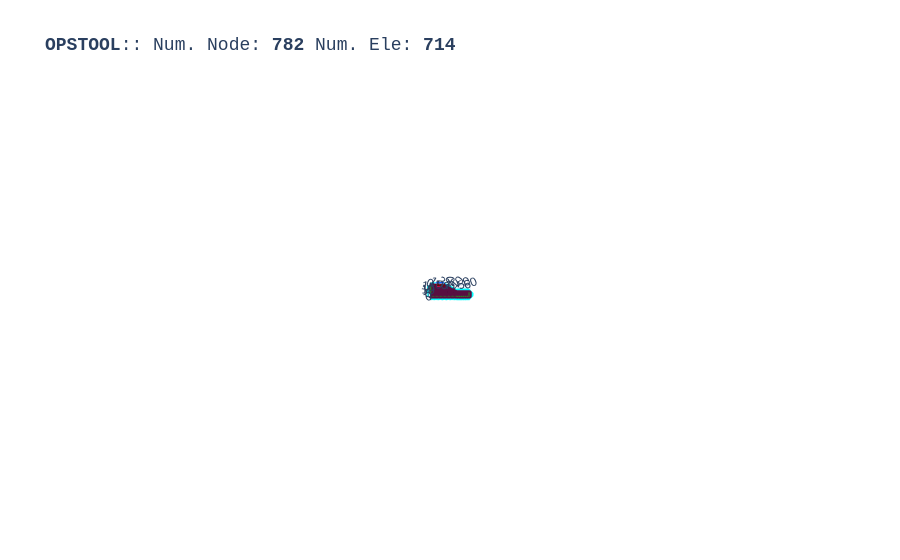

This figure's notebook cell:
### Code cell
ops.wipeAnalysis()
ops.setTime(0.0)
 
ops.timeSeries("Linear", 1)
ops.pattern("Plain", 1, 1)
for bb in BEAMs:
    opst.pre.transform_beam_uniform_load(bb, wy=-75.0)

opst.vis.plotly.plot_model(show_node_numbering=False, show_ele_numbering=False, show_nodal_loads = True, show_ele_loads=True)

### Figure 1 — Plotly figure (JSON) as saved in the notebook; plotly's stock layout.template omitted (floating-point values rounded to 4 significant figures; data arrays with more than 128 entries replaced by an {"elided": "..."} marker saying what was removed)
{"data": [{"color": "#00FFFF", "hoverinfo": "skip", "i": {"elided": "1406 int values"}, "j": {"elided": "1406 int values"}, "k": {"elided": "1406 int values"}, "name": "FourNodeQuadUP", "opacity": 1, "type": "mesh3d", "x": {"elided": "2812 float values"}, "y": {"elided": "2812 float values"}, "z": {"elided": "2812 float values"}}, {"connectgaps": false, "hoverinfo": "skip", "line": {"color": "black", "width": 1}, "mode": "lines", "name": "Edge", "type": "scatter3d", "x": {"elided": "4218 float values"}, "y": {"elided": "4218 float values"}, "z": {"elided": "4218 float values"}}, {"connectgaps": false, "hoverinfo": "skip", "line": {"color": "#0652ff", "width": 5}, "mode": "lines", "name": "DispBeamColumn2d", "type": "scatter3d", "x": [20.0, 18.95, NaN, 18.95, 17.9, NaN, 17.9, 16.84, NaN, 16.84, 15.79, NaN, 15.79, 14.74, NaN, 14.74, 13.69, NaN, 13.69, 12.64, NaN, 12.64, 11.59, NaN, 11.59, 10.53, NaN, 10.53, 9.482, NaN, 9.482, 8.43, NaN], "y": [15.0, 15.0, NaN, 15.0, 15.0, NaN, 15.0, 15.0, NaN, 15.0, 15.0, NaN, 15.0, 15.0, NaN, 15.0, 15.0, NaN, 15.0, 15.0, NaN, 15.0, 15.0, NaN, 15.0, 15.0, NaN, 15.0, 15.0, NaN, 15.0, 15.0, NaN], "z": [0.0, 0.0, NaN, 0.0, 0.0, NaN, 0.0, 0.0, NaN, 0.0, 0.0, NaN, 0.0, 0.0, NaN, 0.0, 0.0, NaN, 0.0, 0.0, NaN, 0.0, 0.0, NaN, 0.0, 0.0, NaN, 0.0, 0.0, NaN, 0.0, 0.0, NaN]}, {"customdata": {"elided": "703 str values"}, "hovertemplate": "%{customdata}", "marker": {"color": "#00FFFF", "size": 3, "symbol": "diamond-open"}, "mode": "markers", "name": "FourNodeQuadUP", "type": "scatter3d", "x": {"elided": "703 float values"}, "y": {"elided": "703 float values"}, "z": {"elided": "703 float values"}}, {"customdata": ["eleTag: 1001<br>connectedNodes:<br> [771 772]", "eleTag: 1002<br>connectedNodes:<br> [772 773]", "eleTag: 1003<br>connectedNodes:<br> [773 774]", "eleTag: 1004<br>connectedNodes:<br> [774 775]", "eleTag: 1005<br>connectedNodes:<br> [775 776]", "eleTag: 1006<br>connectedNodes:<br> [776 777]", "eleTag: 1007<br>connectedNodes:<br> [777 778]", "eleTag: 1008<br>connectedNodes:<br> [778 779]", "eleTag: 1009<br>connectedNodes:<br> [779 780]", "eleTag: 1010<br>connectedNodes:<br> [780 781]", "eleTag: 1011<br>connectedNodes:<br> [781 782]"], "hovertemplate": "%{customdata}", "marker": {"color": "#0652ff", "size": 3, "symbol": "diamond-open"}, "mode": "markers", "name": "DispBeamColumn2d", "type": "scatter3d", "x": [19.47, 18.42, 17.37, 16.32, 15.27, 14.22, 13.16, 12.11, 11.06, 10.01, 8.956], "y": [15.0, 15.0, 15.0, 15.0, 15.0, 15.0, 15.0, 15.0, 15.0, 15.0, 15.0], "z": [0.0, 0.0, 0.0, 0.0, 0.0, 0.0, 0.0, 0.0, 0.0, 0.0, 0.0]}, {"customdata": {"elided": "782 str values"}, "hovertemplate": "x: %{x}<br>y: %{y}<br>z: %{z} <br>nodeTag: %{customdata}", "marker": {"color": "#580f41", "size": 3, "symbol": "circle"}, "mode": "markers", "name": "Nodes", "type": "scatter3d", "x": {"elided": "782 float values"}, "y": {"elided": "782 float values"}, "z": {"elided": "782 float values"}}, {"connectgaps": false, "hoverinfo": "skip", "line": {"color": "#15b01a", "width": 1}, "mode": "lines", "name": "BC", "type": "scatter3d", "x": {"elided": "1009 float values"}, "y": {"elided": "1009 float values"}, "z": {"elided": "1009 float values"}}, {"connectgaps": false, "hoverinfo": "skip", "line": {"color": "#FF1493", "width": 2.5}, "mode": "lines", "name": "mp constraint", "type": "scatter3d", "x": [20.0, 20.0, NaN, 18.95, 18.95, NaN, 17.9, 17.89, NaN, 16.84, 17.89, NaN, 15.79, 16.84, NaN, 14.74, 15.79, NaN, 13.69, 14.74, NaN, 12.64, 13.68, NaN, 11.59, 12.63, NaN, 10.53, 11.58, NaN, 9.482, 10.53, NaN, 8.43, 9.474, NaN], "y": [15.0, 15.0, NaN, 15.0, 15.0, NaN, 15.0, 15.0, NaN, 15.0, 15.0, NaN, 15.0, 15.0, NaN, 15.0, 15.0, NaN, 15.0, 15.0, NaN, 15.0, 15.0, NaN, 15.0, 15.0, NaN, 15.0, 15.0, NaN, 15.0, 15.0, NaN, 15.0, 15.0, NaN], "z": [0.0, 0.0, NaN, 0.0, 0.0, NaN, 0.0, 0.0, NaN, 0.0, 0.0, NaN, 0.0, 0.0, NaN, 0.0, 0.0, NaN, 0.0, 0.0, NaN, 0.0, 0.0, NaN, 0.0, 0.0, NaN, 0.0, 0.0, NaN, 0.0, 0.0, NaN, 0.0, 0.0, NaN]}, {"connectgaps": false, "hovertemplate": "<b>%{text}</b>", "line": {"color": "#7a0403", "width": 5}, "mode": "lines", "name": "<b>Pattern 1</b><br>Element Load", "text": {"elided": "363 str values"}, "type": "scatter3d", "x": {"elided": "363 float values"}, "y": {"elided": "363 float values"}, "z": {"elided": "363 float values"}}, {"color": "#7a0403", "hovertemplate": "<b>%{text}", "i": {"elided": "3872 int values"}, "j": {"elided": "3872 int values"}, "k": {"elided": "3872 int values"}, "name": "<b>Pattern 1</b><br>Element Load", "text": {"elided": "2178 str values"}, "type": "mesh3d", "x": {"elided": "2178 float values"}, "y": {"elided": "2178 float values"}, "z": {"elided": "2178 float values"}}, {"connectgaps": false, "hovertemplate": "<b>%{text}</b>", "line": {"color": "#7a0403", "width": 5}, "mode": "lines", "name": "<b>Pattern 1</b><br>Element Load", "text": {"elided": "363 str values"}, "type": "scatter3d", "x": {"elided": "363 float values"}, "y": {"elided": "363 float values"}, "z": {"elided": "363 float values"}}, {"color": "#7a0403", "hovertemplate": "<b>%{text}", "i": {"elided": "3872 int values"}, "j": {"elided": "3872 int values"}, "k": {"elided": "3872 int values"}, "name": "<b>Pattern 1</b><br>Element Load", "text": {"elided": "2178 str values"}, "type": "mesh3d", "x": {"elided": "2178 float values"}, "y": {"elided": "2178 float values"}, "z": {"elided": "2178 float values"}}, {"connectgaps": false, "hovertemplate": "<b>%{text}</b>", "line": {"color": "#7a0403", "width": 5}, "mode": "lines", "name": "<b>Pattern 1</b><br>Element Load", "text": {"elided": "363 str values"}, "type": "scatter3d", "x": {"elided": "363 float values"}, "y": {"elided": "363 float values"}, "z": {"elided": "363 float values"}}, {"color": "#7a0403", "hovertemplate": "<b>%{text}", "i": {"elided": "3872 int values"}, "j": {"elided": "3872 int values"}, "k": {"elided": "3872 int values"}, "name": "<b>Pattern 1</b><br>Element Load", "text": {"elided": "2178 str values"}, "type": "mesh3d", "x": {"elided": "2178 float values"}, "y": {"elided": "2178 float values"}, "z": {"elided": "2178 float values"}}], "layout": {"autosize": true, "font": {"family": "Arial, sans-serif"}, "scene": {"aspectmode": "data", "camera": {"eye": {"x": 0, "y": -0.1, "z": 60}}, "dragmode": "pan", "xaxis": {"showbackground": false}, "yaxis": {"showbackground": false}, "zaxis": {"showbackground": true, "showgrid": true, "showticklabels": false, "ticks": "", "title": {"text": ""}, "visible": true}}, "showlegend": false, "title": {"font": {"family": "courier", "size": 18}, "text": "<b>OPSTOOL</b>:: Num. Node: <b>782</b> Num. Ele: <b>714</b>"}}}
